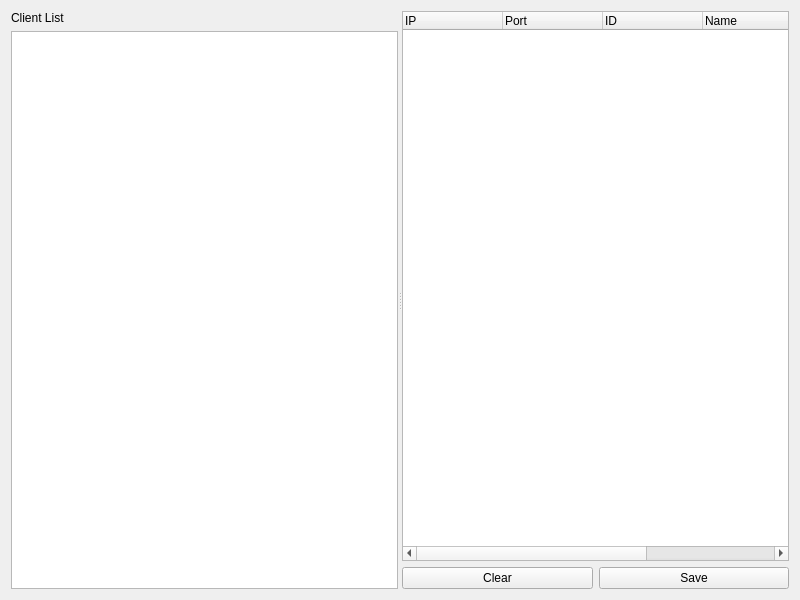
<?xml version="1.0" encoding="UTF-8"?>
<ui version="4.0">
 <class>ChattingServer</class>
 <widget class="QWidget" name="ChattingServer">
  <property name="geometry">
   <rect>
    <x>0</x>
    <y>0</y>
    <width>800</width>
    <height>600</height>
   </rect>
  </property>
  <property name="windowTitle">
   <string>Chatting Server</string>
  </property>
  <layout class="QHBoxLayout" name="horizontalLayout_3">
   <item>
    <widget class="QSplitter" name="splitter">
     <property name="orientation">
      <enum>Qt::Horizontal</enum>
     </property>
     <widget class="QWidget" name="layoutWidget">
      <layout class="QVBoxLayout" name="clientListVerticalLayout">
       <item>
        <widget class="QLabel" name="clientListLabel">
         <property name="text">
          <string>Client List</string>
         </property>
        </widget>
       </item>
       <item>
        <widget class="QTreeWidget" name="clientTreeWidget">
         <property name="selectionBehavior">
          <enum>QAbstractItemView::SelectItems</enum>
         </property>
         <property name="rootIsDecorated">
          <bool>false</bool>
         </property>
         <property name="headerHidden">
          <bool>true</bool>
         </property>
         <column>
          <property name="text">
           <string>Status</string>
          </property>
         </column>
         <column>
          <property name="text">
           <string>Name</string>
          </property>
         </column>
        </widget>
       </item>
       <item>
        <layout class="QHBoxLayout" name="horizontalLayout"/>
       </item>
      </layout>
     </widget>
     <widget class="QWidget" name="layoutWidget">
      <layout class="QVBoxLayout" name="messageVerticalLayout">
       <item>
        <widget class="QTreeWidget" name="messageTreeWidget">
         <property name="rootIsDecorated">
          <bool>false</bool>
         </property>
         <property name="wordWrap">
          <bool>true</bool>
         </property>
         <column>
          <property name="text">
           <string>IP</string>
          </property>
         </column>
         <column>
          <property name="text">
           <string>Port</string>
          </property>
         </column>
         <column>
          <property name="text">
           <string>ID</string>
          </property>
         </column>
         <column>
          <property name="text">
           <string>Name</string>
          </property>
         </column>
         <column>
          <property name="text">
           <string>Message</string>
          </property>
         </column>
         <column>
          <property name="text">
           <string>Time</string>
          </property>
         </column>
        </widget>
       </item>
       <item>
        <layout class="QHBoxLayout" name="messageLayout">
         <item>
          <widget class="QPushButton" name="clearPushButton">
           <property name="text">
            <string>Clear</string>
           </property>
          </widget>
         </item>
         <item>
          <widget class="QPushButton" name="savePushButton">
           <property name="text">
            <string>Save</string>
           </property>
          </widget>
         </item>
        </layout>
       </item>
      </layout>
     </widget>
    </widget>
   </item>
  </layout>
 </widget>
 <resources/>
 <connections>
  <connection>
   <sender>clearPushButton</sender>
   <signal>clicked()</signal>
   <receiver>messageTreeWidget</receiver>
   <slot>clear()</slot>
   <hints>
    <hint type="sourcelabel">
     <x>270</x>
     <y>295</y>
    </hint>
    <hint type="destinationlabel">
     <x>288</x>
     <y>195</y>
    </hint>
   </hints>
  </connection>
 </connections>
</ui>
